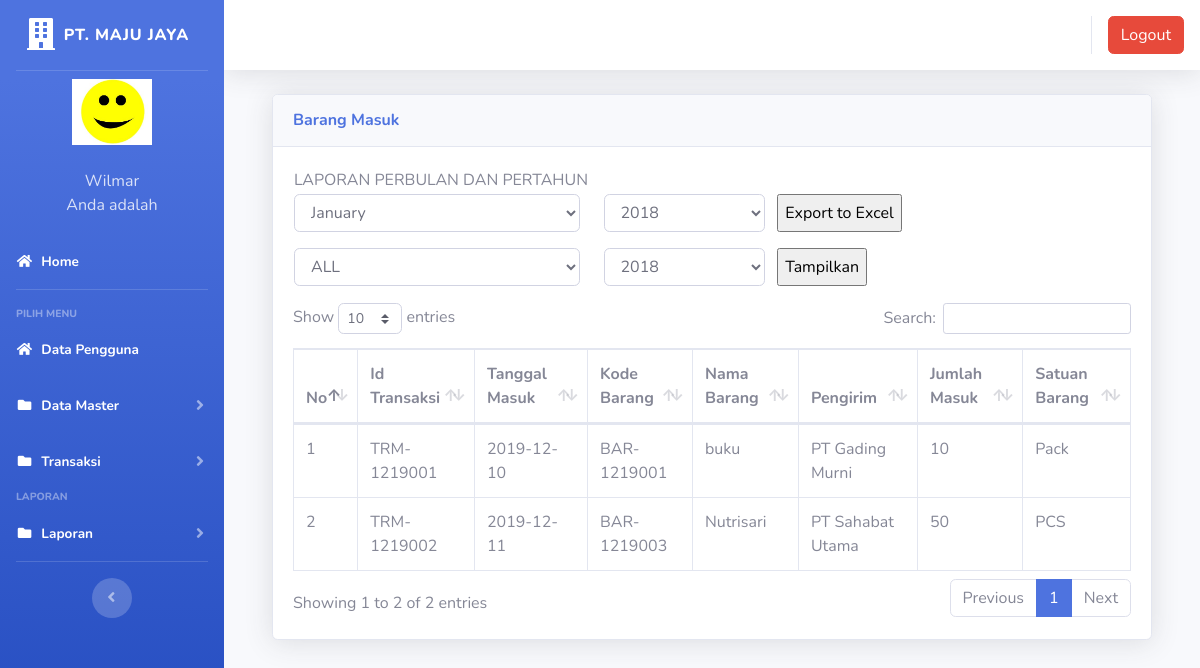
Screenshot of /index.php?page=laporan_barangmasuk (signed in) with the database file from the repository.
### tables this page shows
CREATE TABLE `users` (
  `id` int(11) NOT NULL AUTO_INCREMENT,
  `nik` varchar(10) NOT NULL,
  `nama` varchar(100) NOT NULL,
  `alamat` text NOT NULL,
  `telepon` varchar(20) NOT NULL,
  `username` varchar(25) NOT NULL,
  `password` text NOT NULL,
  `foto` varchar(25) NOT NULL,
  PRIMARY KEY (`id`)
);

CREATE TABLE `barang_masuk` (
  `id` int(11) NOT NULL AUTO_INCREMENT,
  `id_transaksi` varchar(20) NOT NULL,
  `tanggal` date NOT NULL,
  `kode_barang` varchar(20) NOT NULL,
  `nama_barang` varchar(100) NOT NULL,
  `pengirim` varchar(20) NOT NULL,
  `jumlah` int(11) NOT NULL,
  `satuan` varchar(20) NOT NULL,
  PRIMARY KEY (`id`)
);

### page/laporan/laporan_barangmasuk.php (the view, shortened to what this page needs)
        <div class="container-fluid">
          <div class="card shadow mb-4">
            <div class="card-header py-3">
              <h6 class="m-0 font-weight-bold text-primary">Barang Masuk</h6>
            </div>
            <div class="card-body">
	 	 	<table >
        <tr><td>
            LAPORAN PERBULAN DAN PERTAHUN
        </td></tr>
        <tr>
            <td width="50%">
<form action="page/laporan/export_laporan_barangmasuk_excel.php" method="post">
	<div class="row form-group">
		<div class="col-md-5">
		<select class="form-control " name="bln">
    						<option value="1" selected="">January</option>
        			</select>
        		</div>
        		<div class="col-md-3">
        		<?php
$now=date('Y');
echo "<select name='thn' class='form-control'>";
for ($a=2018;$a<=$now;$a++)
{
     echo "<option value='$a'>$a</option>";
}
echo "</select>";
?>
</div>
	<input type="submit" class="" name="submit" value="Export to Excel">
	</div>
	</form>
	<form id="Myform1">
    <div class="row form-group">
        <div class="col-md-5">
        <select class="form-control " name="bln">
                            <option value="all" selected="">ALL</option>
                    </select>
                </div>
                <div class="col-md-3">
                <?php
$now=date('Y');
echo "<select name='thn' class='form-control'>";
for ($a=2018;$a<=$now;$a++)
{
     echo "<option value='$a'>$a</option>";
}
echo "</select>";
?>
</div>
    <input type="submit" class="" name="submit2"  value="Tampilkan">
    </div>
    </form>
    </td>
   </table>
	<div class="tampung1">
              <div class="table-responsive">
                <table class="table table-bordered" id="dataTable" width="100%" cellspacing="0">
                <thead>
                                        <tr>
											<th>No</th>
											<th>Id Transaksi</th>
											<th>Tanggal Masuk</th>
											<th>Kode Barang</th>
											<th>Nama Barang</th>
											<th>Pengirim</th>
											<th>Jumlah Masuk</th>
											<th>Satuan Barang</th>
                                        </tr>
										</thead>
                  <tbody>
                    <?php
									$no = 1;
									$sql = $koneksi->query("select * from barang_masuk");
									while ($data = $sql->fetch_assoc()) {
									?>
                                        <tr>
                                            <td><?php echo $no++; ?></td>
											<td><?php echo $data['id_transaksi'] ?></td>
											<td><?php echo $data['tanggal'] ?></td>
											<td><?php echo $data['kode_barang'] ?></td>
											<td><?php echo $data['nama_barang'] ?></td>
											<td><?php echo $data['pengirim'] ?></td>
											<td><?php echo $data['jumlah'] ?></td>
											<td><?php echo $data['satuan'] ?></td>
                                        </tr>
									<?php }?>
										   </tbody>
                                </table>
              </div>
            </div>
          </div>
        </div>

### index.php (shortened to what this page needs)
<?php
	$koneksi = new mysqli("localhost","root","","inventori");
	?>
<!DOCTYPE html>
<html lang="en">
<head>
  <link href="vendor/fontawesome-free/css/all.min.css" rel="stylesheet" type="text/css">
  <link href="css/sb-admin-2.min.css" rel="stylesheet">
  <link href="vendor/datatables/dataTables.bootstrap4.min.css" rel="stylesheet">
</head>
<body id="page-top">
  <div id="wrapper">
    <ul class="navbar-nav bg-gradient-primary sidebar sidebar-dark accordion" id="accordionSidebar">
      <a class="sidebar-brand d-flex align-items-center justify-content-center" href="index.php">
        <div class="sidebar-brand-icon">
          <i class="fas fa-building"></i>
        </div>
        <div class="sidebar-brand-text mx-2">PT. MAJU JAYA</div>
      </a>
      <hr class="sidebar-divider my-0">
 <?php
	 $user = $_SESSION['superadmin'];
   $sql =$koneksi->query("select * from users where id='$user'");
   $data = $sql->fetch_assoc();
   ?>
    <li class="d-flex align-items-center justify-content-center">
        <a class="nav-link">
		 <img src="img/<?php echo $data['foto']?>" class="img-circle" width="80" alt="User"/></a>
	  </li>
		 <li class="nav-item ">
        <a class="nav-link">
         	<div class="d-flex align-items-center justify-content-center" class="name">  <?php echo  $data['nama'];?></div></font>
			<div class="d-flex align-items-center justify-content-center" class="email">Anda adalah <?php echo $data['level'];?></div>
		 </a>
      </li>
      <li class="nav-item active">
        <a class="nav-link" href="?page=home">
          <i class="fas fa-fw fa-home"></i>
          <span>Home</span></a>
      </li>
      <hr class="sidebar-divider">
      <div class="sidebar-heading">
        Pilih Menu
      </div>
	    <li class="nav-item active">
        <a class="nav-link" href="?page=pengguna">
          <i class="fas fa-fw fa-home"></i>
          <span>Data Pengguna</span></a>
      </li>
	   <li class="nav-item active">
        <a class="nav-link collapsed" href="#" data-toggle="collapse" data-target="#collapseData" aria-expanded="true" aria-controls="collapseData">
          <i class="fas fa-fw fa-folder"></i>
          <span>Data Master</span>
        </a>
      </li>
	    <li class="nav-item active">
        <a class="nav-link collapsed" href="#" data-toggle="collapse" data-target="#collapsePages" aria-expanded="true" aria-controls="collapsePages">
          <i class="fas fa-fw fa-folder"></i>
          <span>Transaksi</span>
        </a>
      </li>
      <div class="sidebar-heading">
        Laporan
      </div>
	     <li class="nav-item active">
        <a class="nav-link collapsed" href="#" data-toggle="collapse" data-target="#collapseLaporan" aria-expanded="true" aria-controls="collapseLaporan">
          <i class="fas fa-fw fa-folder"></i>
          <span>Laporan</span>
        </a>
      </li>
      <hr class="sidebar-divider d-none d-md-block">
      <div class="text-center d-none d-md-inline">
        <button class="rounded-circle border-0" id="sidebarToggle"></button>
      </div>
    </ul>
    <div id="content-wrapper" class="d-flex flex-column">
      <div id="content">
        <nav class="navbar navbar-expand navbar-light bg-white topbar mb-4 static-top shadow">
          <ul class="navbar-nav ml-auto">
            <li class="nav-item dropdown no-arrow">
			 <div class="top-menu">
        <ul class="nav pull-right top-menu">
           <li><a onclick="return confirm('Apakah anda yakin akan logout?')" class="btn btn-danger" class="logout" href="logout.php">Logout</a></li>
        </ul>
      </div>
            </li>
          </ul>
        </nav>
        <div class="container-fluid">
		 <section class="content">
		      <?php
			   $page = $_GET['page'];
			   $aksi = $_GET['aksi'];
				    if ($page == "laporan_barangmasuk") {
				   if ($aksi == "") {
					   include "page/laporan/laporan_barangmasuk.php";
				   }
					}
			   ?>
    </section>
</div>
    </div>
  </div>
  </div>
</body>
</html>

### rows the page displays
users: foto (picture), nama "Wilmar"
barang_masuk: id_transaksi "TRM-1219001", tanggal "2019-12-10", kode_barang "BAR-1219001", nama_barang "buku", pengirim "PT Gading Murni", jumlah "10", satuan "Pack"
barang_masuk: id_transaksi "TRM-1219002", tanggal "2019-12-11", kode_barang "BAR-1219003", nama_barang "Nutrisari", pengirim "PT Sahabat Utama", jumlah "50", satuan "PCS"

### other values shown
form field thn "2018"
